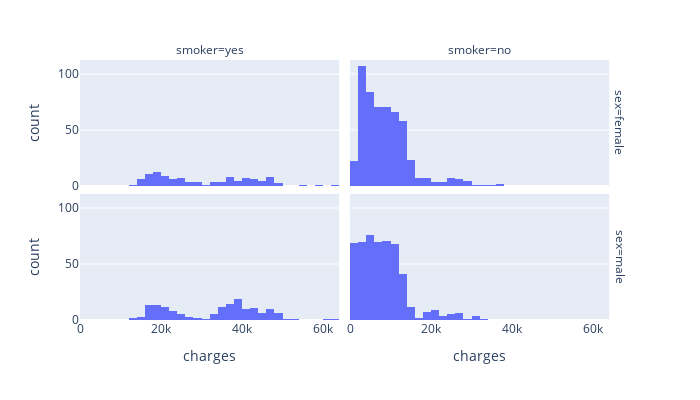

The code cell stored with this chart in its notebook:
### Code cell
import plotly.express as px

px.histogram(df, x='charges', width=700, height=400, nbins=50, facet_col='smoker', facet_row='sex')

### Figure 1 — Plotly figure (JSON) as saved in the notebook; plotly's stock layout.template omitted (floating-point values rounded to 4 significant figures; data arrays with more than 128 entries replaced by an {"elided": "..."} marker saying what was removed)
{"data": [{"alignmentgroup": "True", "bingroup": "x", "hovertemplate": "sex=female<br>smoker=yes<br>charges=%{x}<br>count=%{y}<extra></extra>", "legendgroup": "", "marker": {"color": "#636efa", "pattern": {"shape": ""}}, "name": "", "nbinsx": 50, "offsetgroup": "", "orientation": "v", "showlegend": false, "type": "histogram", "x": [16880.0, 27810.0, 37700.0, 23240.0, 14710.0, 16580.0, 39840.0, 43580.0, 47290.0, 30940.0, 19110.0, 17080.0, 32730.0, 19960.0, 21350.0, 36150.0, 48820.0, 37130.0, 19440.0, 38510.0, 29520.0, 47310.0, 17090.0, 22330.0, 47900.0, 24870.0, 34840.0, 47930.0, 48520.0, 13840.0, 18030.0, 21660.0, 15010.0, 19590.0, 14460.0, 18610.0, 28950.0, 37080.0, 19520.0, 48890.0, 63770.0, 45860.0, 39980.0, 58570.0, 43940.0, 15360.0, 17470.0, 25680.0, 42970.0, 34440.0, 42980.0, 24670.0, 27040.0, 40000.0, 46200.0, 44400.0, 40930.0, 16660.0, 40420.0, 19540.0, 23070.0, 17750.0, 24520.0, 38790.0, 23400.0, 55140.0, 36020.0, 27530.0, 45010.0, 37270.0, 42110.0, 24110.0, 40970.0, 46110.0, 46260.0, 29330.0, 19800.0, 17500.0, 21770.0, 14570.0, 16420.0, 35600.0, 21680.0, 44420.0, 39730.0, 20230.0, 21880.0, 19020.0, 33910.0, 44640.0, 16780.0, 24180.0, 34170.0, 46660.0, 40900.0, 36900.0, 40940.0, 22480.0, 23890.0, 18330.0, 21770.0, 33310.0, 18220.0, 20300.0, 41660.0, 26130.0, 20170.0, 24540.0, 14280.0, 16120.0, 33900.0, 36400.0, 18770.0, 43900.0, 29140.0], "xaxis": "x3", "yaxis": "y3"}, {"alignmentgroup": "True", "bingroup": "x", "hovertemplate": "sex=female<br>smoker=no<br>charges=%{x}<br>count=%{y}<extra></extra>", "legendgroup": "", "marker": {"color": "#636efa", "pattern": {"shape": ""}}, "name": "", "nbinsx": 50, "offsetgroup": "", "orientation": "v", "showlegend": false, "type": "histogram", "x": {"elided": "547 float values"}, "xaxis": "x4", "yaxis": "y4"}, {"alignmentgroup": "True", "bingroup": "x", "hovertemplate": "sex=male<br>smoker=yes<br>charges=%{x}<br>count=%{y}<extra></extra>", "legendgroup": "", "marker": {"color": "#636efa", "pattern": {"shape": ""}}, "name": "", "nbinsx": 50, "offsetgroup": "", "orientation": "v", "showlegend": false, "type": "histogram", "x": {"elided": "159 float values"}, "xaxis": "x", "yaxis": "y"}, {"alignmentgroup": "True", "bingroup": "x", "hovertemplate": "sex=male<br>smoker=no<br>charges=%{x}<br>count=%{y}<extra></extra>", "legendgroup": "", "marker": {"color": "#636efa", "pattern": {"shape": ""}}, "name": "", "nbinsx": 50, "offsetgroup": "", "orientation": "v", "showlegend": false, "type": "histogram", "x": {"elided": "516 float values"}, "xaxis": "x2", "yaxis": "y2"}], "layout": {"annotations": [{"font": {}, "showarrow": false, "text": "smoker=yes", "x": 0.24, "xanchor": "center", "xref": "paper", "y": 1, "yanchor": "bottom", "yref": "paper"}, {"font": {}, "showarrow": false, "text": "smoker=no", "x": 0.74, "xanchor": "center", "xref": "paper", "y": 1, "yanchor": "bottom", "yref": "paper"}, {"font": {}, "showarrow": false, "text": "sex=male", "textangle": 90, "x": 0.98, "xanchor": "left", "xref": "paper", "y": 0.2425, "yanchor": "middle", "yref": "paper"}, {"font": {}, "showarrow": false, "text": "sex=female", "textangle": 90, "x": 0.98, "xanchor": "left", "xref": "paper", "y": 0.7575, "yanchor": "middle", "yref": "paper"}], "barmode": "relative", "height": 400, "legend": {"tracegroupgap": 0}, "margin": {"t": 60}, "width": 700, "xaxis": {"anchor": "y", "domain": [0, 0.48], "title": {"text": "charges"}}, "xaxis2": {"anchor": "y2", "domain": [0.5, 0.98], "matches": "x", "title": {"text": "charges"}}, "xaxis3": {"anchor": "y3", "domain": [0, 0.48], "matches": "x", "showticklabels": false}, "xaxis4": {"anchor": "y4", "domain": [0.5, 0.98], "matches": "x", "showticklabels": false}, "yaxis": {"anchor": "x", "domain": [0, 0.485], "title": {"text": "count"}}, "yaxis2": {"anchor": "x2", "domain": [0, 0.485], "matches": "y", "showticklabels": false}, "yaxis3": {"anchor": "x3", "domain": [0.515, 1], "matches": "y", "title": {"text": "count"}}, "yaxis4": {"anchor": "x4", "domain": [0.515, 1], "matches": "y", "showticklabels": false}}}
